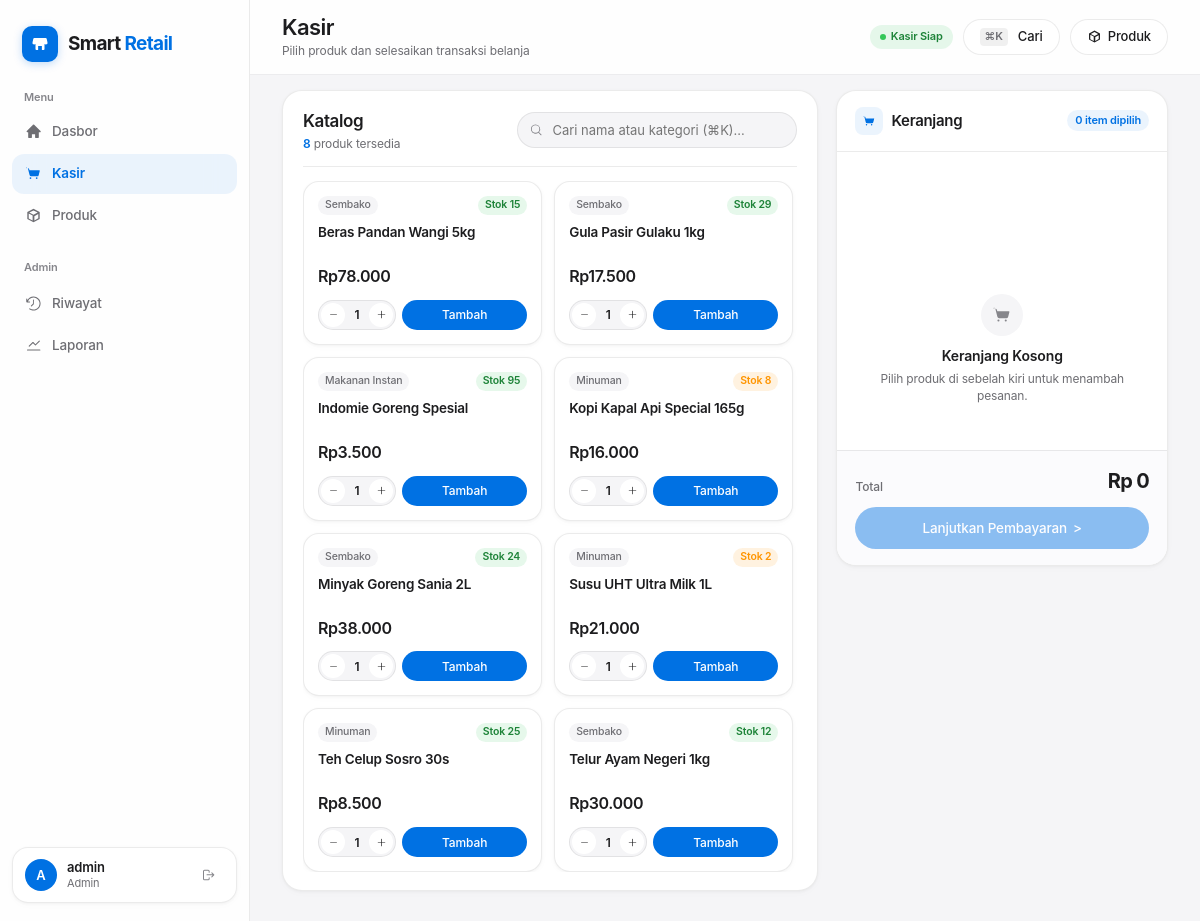
Page /pos (signed in) on the earlier database version.
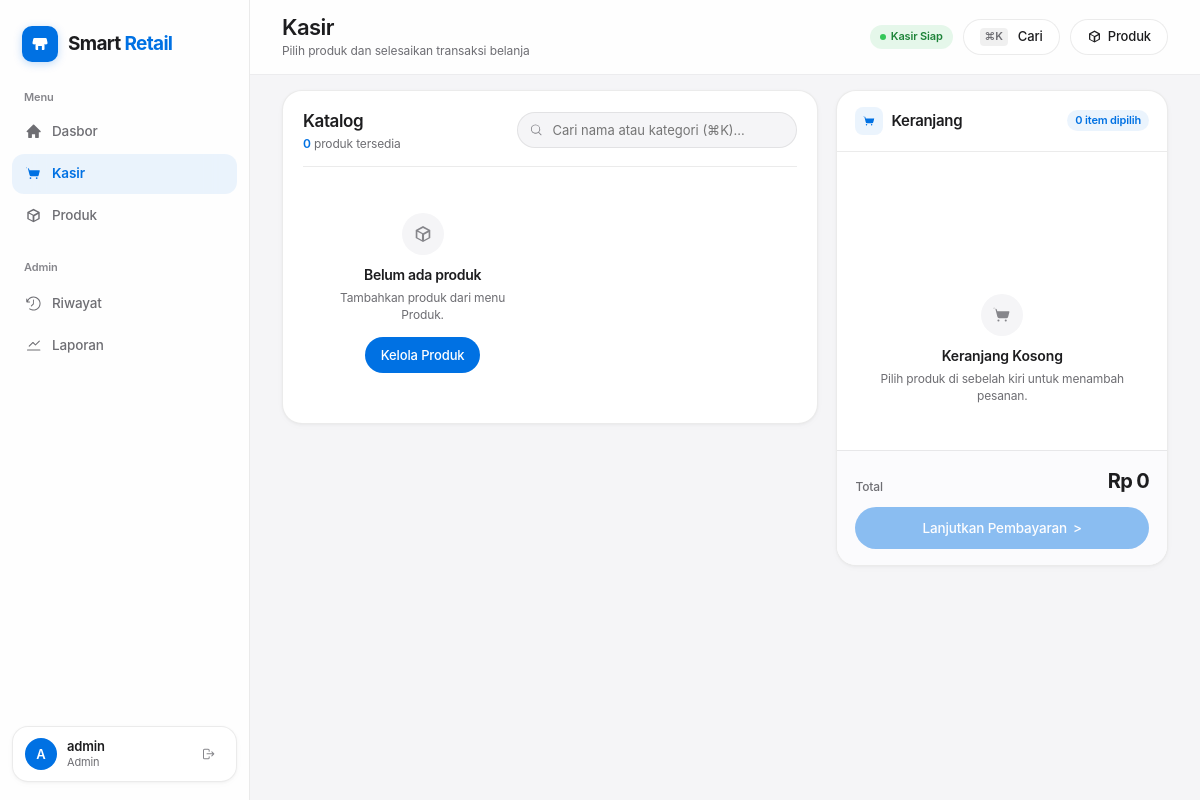
Same page on the later database version.
### tables this page shows
CREATE TABLE Produk (
                id INTEGER PRIMARY KEY AUTOINCREMENT,
                nama_produk TEXT NOT NULL,
                harga_modal INTEGER NOT NULL CHECK(harga_modal >= 0),
                harga_jual INTEGER NOT NULL CHECK(harga_jual >= 0),
                stok INTEGER NOT NULL CHECK(stok >= 0)
            , kategori TEXT NOT NULL DEFAULT 'Lainnya');

### app.py (the view)
@app.get("/pos")
@login_required("Admin", "Kasir")
def pos():
    conn = koneksi_db()
    cursor = conn.cursor(dictionary=True)
    cursor.execute("SELECT * FROM produk WHERE stok > 0 ORDER BY nama_produk")
    daftar_produk = cursor.fetchall()
    cursor.close()
    conn.close()
    cart = keranjang()
    total = sum(item["subtotal"] for item in cart)
    return render_template("pos.html", produk=daftar_produk, cart=cart, total=total)

### app.py (called while the page is built)
@app.after_request
def add_cache_headers(response):
    if request.path.startswith("/static/"):
        response.headers["Cache-Control"] = "public, max-age=3600"
    else:
        response.headers["Cache-Control"] = "no-store"
    return response

def koneksi_db(pilih_database=True):
    return SQLiteConnection()

def format_rupiah(nilai):
    return f"Rp{int(nilai or 0):,}".replace(",", ".")

@app.template_filter("rupiah")
def filter_rupiah(nilai):
    return format_rupiah(nilai)

def login_required(*roles):
    def decorator(view):
        @wraps(view)
        def wrapped_view(*args, **kwargs):
            if "user_id" not in session:
                flash("Silakan masuk terlebih dahulu.", "error")
                return redirect(url_for("login"))
            if roles and session.get("role") not in roles:
                flash("Anda tidak memiliki akses ke halaman tersebut.", "error")
                return redirect(url_for("dashboard"))
            return view(*args, **kwargs)
        return wrapped_view
    return decorator

@app.context_processor
def inject_globals():
    return {"user": {"nama": session.get("username"), "role": session.get("role")}}

### templates/pos.html (shortened to what the changed rows need)
{% extends 'base.html' %}
{% import 'icons.html' as icons %}
{% block heading %}Kasir{% endblock %}
{% block topbar_actions %}
  {% if user.role == 'Admin' %}
    <a class="button apple-pill-btn" href="{{ url_for('produk') }}">
      {{ icons.icon('box') }} Produk
    </a>
  {% endif %}
{% endblock %}
{% block content %}
<div class="pos-layout">
  <section class="panel pos-catalog-panel" aria-labelledby="katalog-heading">
    <div class="panel-top-bar">
      <div>
        <h2 id="katalog-heading" class="panel-section-title">Katalog</h2>
        <p class="panel-section-subtitle">
          <span id="product-count" class="counter-highlight">{{ produk|length }}</span> produk tersedia
        </p>
      </div>
    </div>
    <div id="product-grid" class="product-cards-grid">
      {% for item in produk %}
        <article
          class="product-card"
          data-product
          data-search="{{ item.id }} {{ item.nama_produk }} {{ item.kategori }}"
        >
          <div class="product-card-header">
            <span class="category-pill">{{ item.kategori }}</span>
            <span class="stock-pill {% if item.stok == 0 %}danger{% elif item.stok < 10 %}warning{% else %}available{% endif %}">
              Stok {{ item.stok }}
            </span>
          </div>
          <div class="product-card-body">
            <h3 class="product-name" title="{{ item.nama_produk }}">{{ item.nama_produk }}</h3>
            <p class="product-price">{{ item.harga_jual|rupiah }}</p>
          </div>
          <div class="product-card-footer">
            <div class="stepper-control">
              <button
                type="button"
                class="stepper-step-btn"
                onclick="window.stepProductQty({{ item.id }}, -1)"
                aria-label="Kurangi"
              >{{ icons.icon('minus') }}</button>
              <input
                id="quantity-{{ item.id }}"
                class="stepper-input-num"
                type="number"
                min="1"
                max="{{ item.stok }}"
                value="1"
                readonly
                aria-label="Jumlah {{ item.nama_produk }}"
              >
              <button
                type="button"
                class="stepper-step-btn"
                onclick="window.stepProductQty({{ item.id }}, 1)"
                aria-label="Tambah"
              >{{ icons.icon('plus') }}</button>
            </div>
            <button
              type="button"
              class="button primary add-product apple-pill-btn"
              data-id="{{ item.id }}"
              data-input="quantity-{{ item.id }}"
            >
              Tambah
            </button>
          </div>
        </article>
      {% else %}
        <div class="empty-state-box col-span-full">
          <div class="empty-state-icon">{{ icons.icon('box') }}</div>
          <h3>Belum ada produk</h3>
          <p>Tambahkan produk dari menu Produk.</p>
          {% if user.role == 'Admin' %}
            <a class="button primary apple-pill-btn" href="{{ url_for('produk') }}">
              Kelola Produk
            </a>
          {% endif %}
        </div>
      {% endfor %}
    </div>
  </section>
  <aside class="panel pos-cart-panel" aria-labelledby="cart-heading">
    <div class="cart-header">
      <div class="cart-header-title">
        <span class="cart-badge-icon">{{ icons.icon('cart') }}</span>
        <h2 id="cart-heading">Keranjang</h2>
      </div>
    </div>
    <div id="cart-empty" class="cart-empty-panel {% if cart %}hidden{% endif %}">
      <div class="cart-empty-icon">{{ icons.icon('cart') }}</div>
    </div>
  </aside>
</div>
{% endblock %}

Differences in the rows shown:
removed Produk: kategori "Sembako", stok "15", nama_produk "Beras Pandan Wangi 5kg", harga_jual|rupiah "Rp78.000"
removed Produk: kategori "Sembako", stok "29", nama_produk "Gula Pasir Gulaku 1kg", harga_jual|rupiah "Rp17.500"
removed Produk: kategori "Makanan Instan", stok "95", nama_produk "Indomie Goreng Spesial", harga_jual|rupiah "Rp3.500"
removed Produk: kategori "Minuman", stok "8", nama_produk "Kopi Kapal Api Special 165g", harga_jual|rupiah "Rp16.000"
removed Produk: kategori "Sembako", stok "24", nama_produk "Minyak Goreng Sania 2L", harga_jual|rupiah "Rp38.000"
removed Produk: kategori "Minuman", stok "2", nama_produk "Susu UHT Ultra Milk 1L", harga_jual|rupiah "Rp21.000"
removed Produk: kategori "Minuman", stok "25", nama_produk "Teh Celup Sosro 30s", harga_jual|rupiah "Rp8.500"
removed Produk: kategori "Sembako", stok "12", nama_produk "Telur Ayam Negeri 1kg", harga_jual|rupiah "Rp30.000"
Other differences:
{{ produk|length }}: "8" → "0"
text now shown: "Belum ada produk Tambahkan produk dari menu Produk. Kelola Produk"
